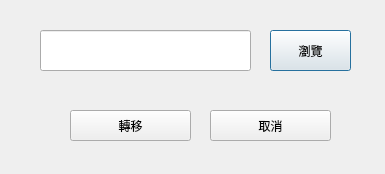
<?xml version="1.0" encoding="UTF-8"?>
<ui version="4.0">
 <class>DropZD</class>
 <widget class="QDialog" name="DropZD">
  <property name="geometry">
   <rect>
    <x>0</x>
    <y>0</y>
    <width>385</width>
    <height>174</height>
   </rect>
  </property>
  <property name="windowTitle">
   <string>三維轉二維</string>
  </property>
  <widget class="QLineEdit" name="label_open_gml_to_shp">
   <property name="geometry">
    <rect>
     <x>40</x>
     <y>30</y>
     <width>211</width>
     <height>41</height>
    </rect>
   </property>
  </widget>
  <widget class="QPushButton" name="open_gml_to_shp">
   <property name="geometry">
    <rect>
     <x>270</x>
     <y>30</y>
     <width>81</width>
     <height>41</height>
    </rect>
   </property>
   <property name="text">
    <string>瀏覽</string>
   </property>
  </widget>
  <widget class="QPushButton" name="drop_zd">
   <property name="geometry">
    <rect>
     <x>70</x>
     <y>110</y>
     <width>121</width>
     <height>31</height>
    </rect>
   </property>
   <property name="text">
    <string>轉移</string>
   </property>
  </widget>
  <widget class="QPushButton" name="cancel">
   <property name="geometry">
    <rect>
     <x>210</x>
     <y>110</y>
     <width>121</width>
     <height>31</height>
    </rect>
   </property>
   <property name="text">
    <string>取消</string>
   </property>
  </widget>
 </widget>
 <resources/>
 <connections/>
</ui>
